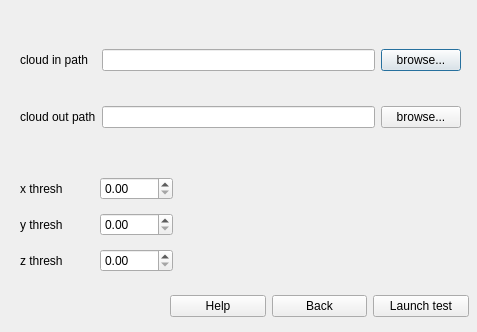
<?xml version="1.0" encoding="UTF-8"?>
<ui version="4.0">
 <class>cloud_crop_test_form</class>
 <widget class="QDialog" name="cloud_crop_test_form">
  <property name="geometry">
   <rect>
    <x>0</x>
    <y>0</y>
    <width>477</width>
    <height>332</height>
   </rect>
  </property>
  <property name="windowTitle">
   <string>Cloud Crop Test</string>
  </property>
  <widget class="QWidget" name="layoutWidget">
   <property name="geometry">
    <rect>
     <x>20</x>
     <y>20</y>
     <width>441</width>
     <height>137</height>
    </rect>
   </property>
   <layout class="QGridLayout" name="varset_1">
    <item row="0" column="0">
     <widget class="QLabel" name="cloud_in_path_label">
      <property name="text">
       <string>cloud in path</string>
      </property>
     </widget>
    </item>
    <item row="0" column="1">
     <widget class="QLineEdit" name="cloud_in_ledit"/>
    </item>
    <item row="0" column="2">
     <widget class="QPushButton" name="cloud_in_browse_btn">
      <property name="text">
       <string>browse...</string>
      </property>
     </widget>
    </item>
    <item row="1" column="0">
     <widget class="QLabel" name="cloud_out_path_label">
      <property name="text">
       <string>cloud out path</string>
      </property>
     </widget>
    </item>
    <item row="1" column="1">
     <widget class="QLineEdit" name="cloud_out_ledit"/>
    </item>
    <item row="1" column="2">
     <widget class="QPushButton" name="cloud_out_browse_btn">
      <property name="text">
       <string>browse...</string>
      </property>
     </widget>
    </item>
   </layout>
  </widget>
  <widget class="QWidget" name="layoutWidget_2">
   <property name="geometry">
    <rect>
     <x>20</x>
     <y>170</y>
     <width>153</width>
     <height>109</height>
    </rect>
   </property>
   <layout class="QGridLayout" name="varset_2">
    <item row="0" column="0">
     <widget class="QLabel" name="x_scale_label">
      <property name="text">
       <string>x thresh</string>
      </property>
     </widget>
    </item>
    <item row="0" column="1">
     <widget class="QDoubleSpinBox" name="x_thresh_dsb"/>
    </item>
    <item row="1" column="0">
     <widget class="QLabel" name="y_scale_label">
      <property name="text">
       <string>y thresh</string>
      </property>
     </widget>
    </item>
    <item row="1" column="1">
     <widget class="QDoubleSpinBox" name="y_thresh_dsb"/>
    </item>
    <item row="2" column="0">
     <widget class="QLabel" name="z_scale_label">
      <property name="text">
       <string>z thresh</string>
      </property>
     </widget>
    </item>
    <item row="2" column="1">
     <widget class="QDoubleSpinBox" name="z_thresh_dsb"/>
    </item>
   </layout>
  </widget>
  <widget class="QWidget" name="">
   <property name="geometry">
    <rect>
     <x>170</x>
     <y>290</y>
     <width>299</width>
     <height>33</height>
    </rect>
   </property>
   <layout class="QHBoxLayout" name="horizontalLayout">
    <item>
     <widget class="QPushButton" name="help_btn">
      <property name="text">
       <string>Help</string>
      </property>
     </widget>
    </item>
    <item>
     <widget class="QPushButton" name="cancel_btn">
      <property name="text">
       <string>Back</string>
      </property>
     </widget>
    </item>
    <item>
     <widget class="QPushButton" name="launch_test_btn">
      <property name="text">
       <string>Launch test</string>
      </property>
     </widget>
    </item>
   </layout>
  </widget>
 </widget>
 <resources/>
 <connections/>
</ui>
